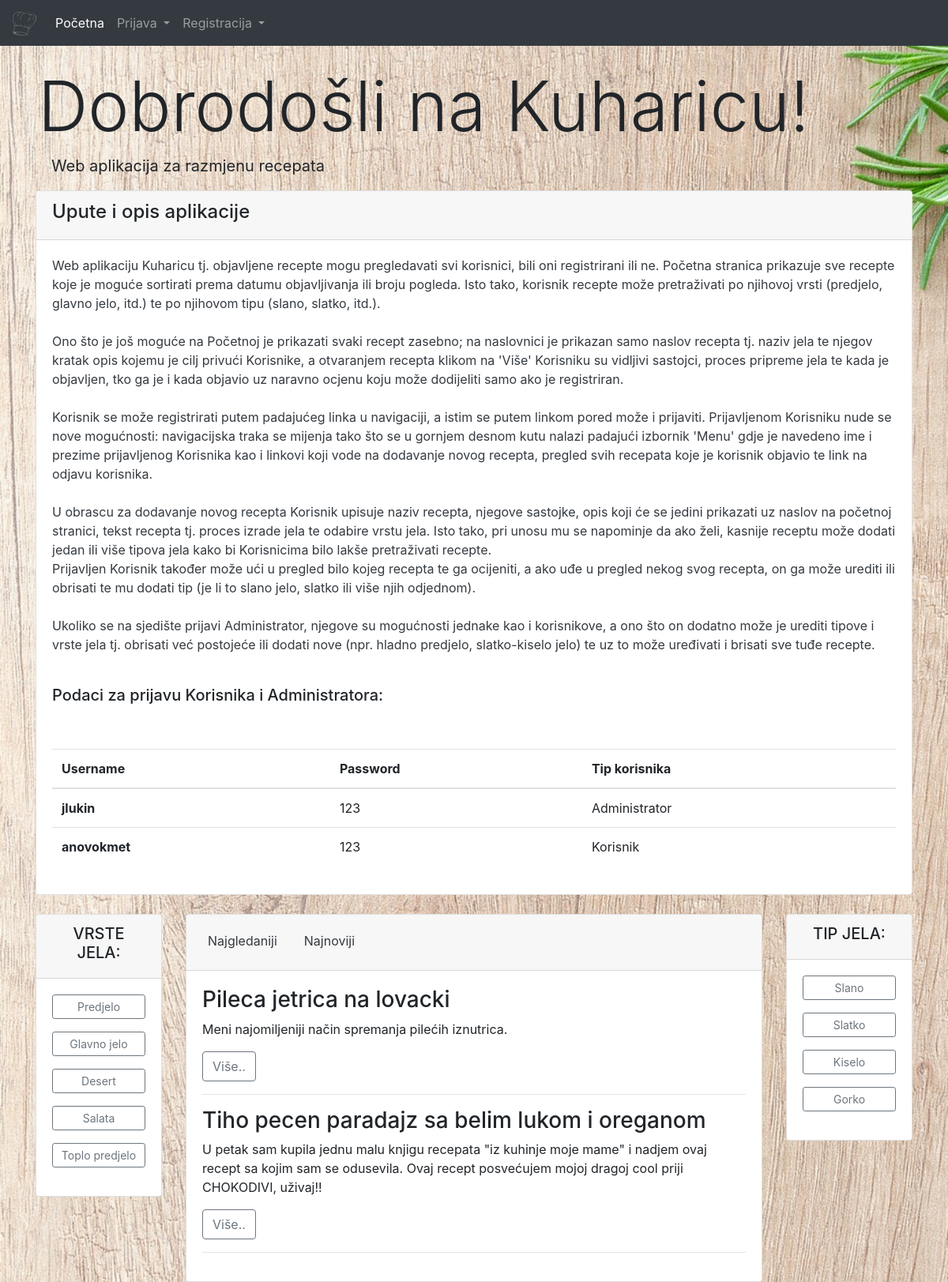
Page /?a=vrsta_jela&id=1 on the committed database.
### tables this page shows
CREATE TABLE IF NOT EXISTS `vrsta_jela` (
  `id` int(10) UNSIGNED NOT NULL AUTO_INCREMENT,
  `naziv` varchar(50) NOT NULL,
  PRIMARY KEY (`id`)
);

CREATE TABLE IF NOT EXISTS `recept` (
  `id` int(10) UNSIGNED NOT NULL AUTO_INCREMENT,
  `naslov` varchar(100) NOT NULL,
  `vk_autora` int(11) NOT NULL,
  `vk_vrsta_jela` int(11) NOT NULL,
  `datum_objavljivanja` date NOT NULL,
  `sastojci` varchar(500) NOT NULL,
  `opis` varchar(500) NOT NULL,
  `tekst_recepta` varchar(800) NOT NULL,
  `ocjena` int(11) NOT NULL,
  `br_ocjena` int(11) NOT NULL,
  `br_pregleda` int(11) NOT NULL,
  PRIMARY KEY (`id`),
  KEY `vk_autora` (`vk_autora`),
  KEY `vk_vrsta_jela` (`vk_vrsta_jela`)
);

CREATE TABLE IF NOT EXISTS `tip` (
  `id` int(10) UNSIGNED NOT NULL AUTO_INCREMENT,
  `naziv` varchar(50) NOT NULL,
  PRIMARY KEY (`id`)
);

### Help/database.php (called while the page is built, shortened)
<?php
class kuharica_baza {
    public static function connect() {
        $c = new mysqli(self::host, self::user, self::pass, self::database);
        $c->query("SET CHARACTER SET utf8");
        return $c;
    }
}
?>

### index.php (called while the page is built, shortened)
<?php
require_once ('Controller/ManagerVrsta_jela.php');
require_once ('Help/database.php');
require_once ('Model/ModelVrsta_jela.php');
require_once ('Model/ModelRecept.php');
require_once ('Controller/ManagerRecept.php');
require_once ('Controller/ManagerTip.php');
require_once ('Model/ModelTip.php');
$rm = new ManagerRecept();
$vjm = new ManagerVrsta_jela();
$vt = new ManagerTip();
if (!isset($_GET['a'])) {
    $a = '';
} else {
    $a = $_GET['a'];
}
switch ($a) {
    case 'vrsta_jela':  $navigacija = 'navigacijaPocetna';
                        $recept = $rm->getRecept('kategorija');
                        $vrsta_jela = $vjm->getVrsta_jela();
                        $vrsta_tipa = $vt->getTip();
                        break;
}
include_once './View/Pocetna.php';
?>

### Controller/ManagerVrsta_jela.php (called while the page is built, shortened)
<?php
class ManagerVrsta_jela{
    private $vise_vrsta_jela = array();
    private $c;
    public function __construct(){
            $this->c = kuharica_baza::connect();
    }
    public function getVrsta_jela(){
        $sql = "SELECT * FROM vrsta_jela";
        $r = $this->c->query($sql);
        while($row = $r->fetch_assoc()){
            $v = new Vrsta_jela();
            $v->setId($row['id']);
            $v->setNaziv($row['naziv']);
            $this->vise_vrsta_jela[] = $v;
        }
        return $this->vise_vrsta_jela;
    }
}
?>

### Model/ModelVrsta_jela.php (called while the page is built, shortened)
<?php
class Vrsta_jela {
    private $id;
    private $naziv;
    public function getId(){return $this->id; }
    public function getNaziv(){return $this->naziv; }
    public function setId($id){ $this->id = $id; }
    public function setNaziv($naziv){ $this->naziv = $naziv; }
}
?>

### Controller/ManagerRecept.php (called while the page is built, shortened)
<?php
class ManagerRecept {
    private $vise_vrsta_recepata = array();
    private $c;
    public function __construct() {
        $this->c = kuharica_baza::connect();
    }
    public function getRecept($prikaz = 'svi') {
        switch ($prikaz) {
            case 'kategorija': $id = $_GET['id'];
                $sql = "SELECT r.id, r.naslov, r.sastojci, r.opis, r.tekst_recepta, r.vk_vrsta_jela, r.datum_objavljivanja, r.br_pregleda, r.ocjena,r.br_ocjena, k.id AS kid, k.ime, k.prezime, v.naziv
                                        FROM recept r
                                        LEFT JOIN vrsta_jela v ON (r.vk_vrsta_jela = v.id)
                                        LEFT JOIN korisnik k ON (r.vk_autora = k.id)
                                        WHERE v.id = $id ";
                break;
        }
        $r = $this->c->query($sql);
        while ($row = $r->fetch_assoc()) {
            $v = new Recept();
            $v->setId($row['id']);
            $v->setNaslov($row['naslov']);
            $v->setAutor($row['kid']);
            $v->setVrstaJela($row['vk_vrsta_jela']);
            $v->setDatum($row['datum_objavljivanja']);
            $v->setSastojci($row['sastojci']);
            $v->setOpis($row['opis']);
            $v->setTekstRecepta($row['tekst_recepta']);
            $v->setBrOcjena($row['br_ocjena']);
            $v->setOcjena($row['ocjena']);
            $v->setBrojPregleda($row['br_pregleda']);
            $this->vise_vrsta_recepata[] = $v;
        }
        return $this->vise_vrsta_recepata;
    }
}
?>

### Model/ModelRecept.php (called while the page is built, shortened)
<?php
class Recept {
    private $id;
    private $naslov;
    private $opis;
    public function getId(){return $this->id;}
    public function getNaslov(){return $this->naslov;}
    public function getOpis(){return $this->opis;}
    public function setId($id){$this->id=$id;}
    public function setNaslov($naslov){$this->naslov=$naslov;}
    public function setOpis($opis){$this->opis=$opis;}
}
?>

### Controller/ManagerTip.php (called while the page is built, shortened)
<?php
class ManagerTip {
    private $vise_vrsta_tipova = array();
    private $c;
    public function __construct(){
            $this->c = kuharica_baza::connect();
    }
    public function getTip(){
        $sql = "SELECT * FROM tip";
        $r = $this->c->query($sql);
        while($row = $r->fetch_assoc()){
            $v = new Tip();
            $v->setId($row['id']);
            $v->setNaziv($row['naziv']);
            $this->vise_vrsta_tipova[] = $v;
        }
        return $this->vise_vrsta_tipova;
    }
}
?>

### Model/ModelTip.php (called while the page is built, shortened)
<?php
class Tip {
    private $id;
    private $naziv;
    public function getId(){return $this->id; }
    public function getNaziv(){return $this->naziv; }
    public function setId($id){ $this->id = $id; }
    public function setNaziv($naziv){ $this->naziv = $naziv; }
}
?>

### View/prikazVrste_jela.php (the view)
<?php
foreach ($vrsta_jela as $v){
    echo '<p><a class="btn btn-outline-secondary btn-sm btn-block" href="?a=vrsta_jela&id='.$v->getId().'">'.$v->getNaziv().'</a></p>';
}
?>

### View/pregled.php (shortened to what this page needs)
<?php
foreach ($recept as $r) {
    echo '<h3>'.$r->getNaslov().'</h3>';
    echo '<p>'.$r->getOpis().'</p>';
    echo '<p><a class="btn btn-outline-secondary" href="?a=recept&id='.$r->getId().'">Više..</a></p>';
    echo '<hr>';
}
?>

### View/prikazTip.php
<?php
foreach ($vrsta_tipa as $v){
    echo '<p><a class="btn btn-outline-secondary btn-sm btn-block" href="?a=tip&id='.$v->getId().'">'.$v->getNaziv().'</a></p>';
}
?>

### rows in the picture
vrsta_jela: naziv "Predjelo"
vrsta_jela: naziv "Glavno jelo"
vrsta_jela: naziv "Desert"
vrsta_jela: naziv "Salata"
vrsta_jela: naziv "Toplo predjelo"
recept: naslov "Pileca jetrica na lovacki", opis "Meni najomiljeniji način spremanja pilećih iznutrica."
recept: naslov "Tiho pecen paradajz sa belim lukom i oreganom", opis "U petak sam kupila jednu malu knjigu recepata \"iz kuhinje moje mame\" i nadjem ovaj recept sa kojim sam se odusevila. Ovaj recept posvećujem mojoj dragoj cool priji CHOKODIVI, uživaj!!"
tip: naziv "Slano"
tip: naziv "Slatko"
tip: naziv "Kiselo"
tip: naziv "Gorko"
